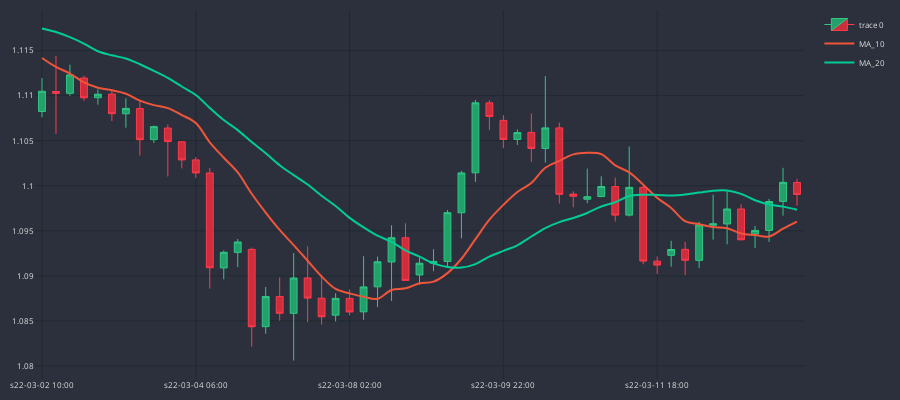

The notebook cell saved with this chart:
### Code cell
# let's check if the crosses appear where they're supposed to appear
cp = CandlePlot(df_an.iloc[15:70])
cp.show_plot(line_traces=[MA_S, MA_L])
